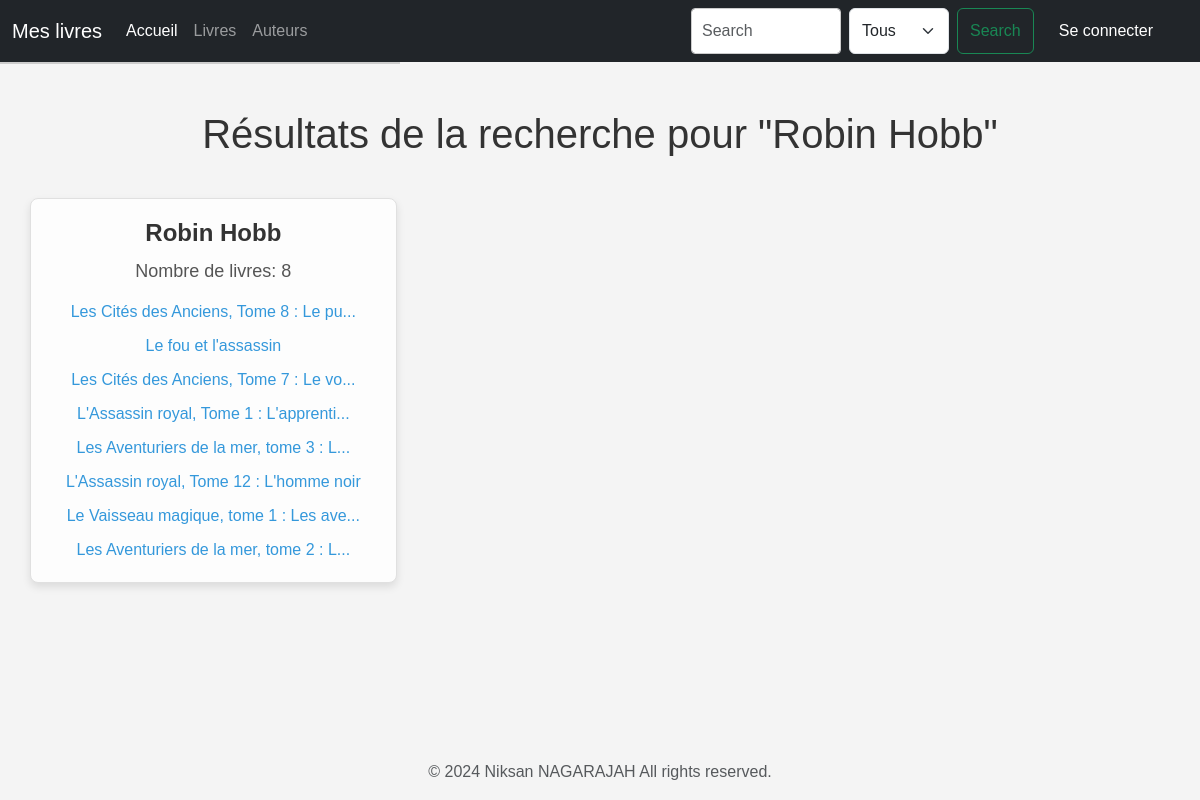
The app's page /search?query=Robin+Hobb with its own data.
### bookInfo/models.py (models this page shows, shortened)
class Author(db.Model):
    id = db.Column(db.Integer, primary_key=True)
    name = db.Column(db.String(100))

class Book(db.Model):
    id = db.Column(db.Integer, primary_key=True)
    price = db.Column(db.Float)
    title = db.Column(db.String(100))
    url = db.Column(db.String(100))
    img = db.Column(db.String(100))
    author_id = db.Column(db.Integer, db.ForeignKey("author.id"))
    author = db.relationship("Author", backref=db.backref("books", lazy="dynamic"))
    avis_livre = db.relationship('User', secondary=book_avis, lazy='dynamic', backref=db.backref('avis_de', lazy='dynamic'))

### bookInfo/views.py (the view)
@app.route("/search", methods=["GET"])
def search():
    query = request.args.get('query', '')
    filter_type = request.args.get('filter', 'all')
    if not query:
        results = []
    else:
        if filter_type == 'books':
            results = Book.query.filter(Book.title.ilike(f"%{query}%")).all()
        elif filter_type == 'authors':
            results = Author.query.filter(Author.name.ilike(f"%{query}%")).all()
        else:
            books = Book.query.filter(Book.title.ilike(f"%{query}%")).all()
            authors = Author.query.filter(Author.name.ilike(f"%{query}%")).all()
            results = books + authors
    return render_template(
        'search_results.html',
        query=query,
        results=results,
        filter_type=filter_type
    )

### bookInfo/templates/search_results.html (shortened to what this page needs)
{% extends "base.html" %}
{% block main %}
<div class="favorites-container">
    <h1>Résultats de la recherche pour "{{ query }}"</h1>
    {% if results %}
        <div class="favorites-list">
            {% for result in results %}
                {% if result.__tablename__ == 'book' %}
                <a href="{{ url_for('detail', id=result.id) }}" class="book-link">
                    <div class="book-card">
                        <div class="book-image">
                            <img src="{{ url_for('static', filename='images/'+result.img)}}" alt="{{ result.title }}" title="{{ result.title }}">
                        </div>
                        <div class="detail-book">
                            <h2 class="book-title">{{ result.title }}</h2>
                            <p class="book-author">Auteur: <span>{{ result.author.name }}</span></p>
                            <p class="book-price">Prix: <span>{{ result.price }} €</span></p>
                        </div>
                    </div>
                </a>
                {% elif result.__tablename__ == 'author' %}
                <div class="author-card">
                    <h2 class="author-name">{{ result.name }}</h2>
                    <p class="author-books-count">Nombre de livres: {{ result.books.all()|length }}</p>
                    <ul class="author-books-list">
                        {% for book in result.books %}
                        <li>
                            <a href="{{ url_for('detail', id=book.id) }}">{{ book.title }}</a>
                        </li>
                        {% endfor %}
                    </ul>
                </div>
                {% endif %}
            {% endfor %}
        </div>
    {% else %}
        <p>Aucun résultat trouvé.</p>
    {% endif %}
</div>
{% endblock %}

### bookInfo/static/home.css (style rules this page uses)
h1 { color: red; }
a { text-decoration: none; }
body { background-color: #f4f4f4; font-family: Arial, sans-serif; margin: 0; padding: 0; }
h1 { text-align: center; margin-bottom: 30px; color: #333; }
.favorites-container { max-width: 1200px; margin: 20px auto; padding: 20px; }
.favorites-list { display: grid; grid-template-columns: repeat(auto-fill, minmax(250px, 1fr)); gap: 20px; padding: 10px; }
.author-card { padding: 20px; background-color: #fdfdfd; border: 1px solid #e0e0e0; border-radius: 8px; box-shadow: 0 4px 8px rgba(0, 0, 0, 0.1); transition: transform 0.3s, box-shadow 0.3s; margin-bottom: 20px; text-align: center; }
.author-name { font-size: 24px; font-weight: bold; color: #333; margin-bottom: 10px; }
.author-books-count { font-size: 18px; color: #555; margin-bottom: 15px; }
.author-books-list { list-style: none; padding: 0; margin: 0; display: flex; flex-direction: column; gap: 10px; }
.author-books-list a { font-size: 16px; color: #3498db; text-decoration: none; transition: color 0.3s ease; }
@media (min-width: 768px) { .favorites-list { grid-template-columns: repeat(auto-fill, minmax(300px, 1fr)); } }

### records on screen
Author: name "Robin Hobb", books.all|length "8"
Book: title "Les Cités des Anciens, Tome 8 : Le pu..."
Book: title "Le fou et l'assassin"
Book: title "Les Cités des Anciens, Tome 7 : Le vo..."
Book: title "L'Assassin royal, Tome 1 : L'apprenti..."
Book: title "Les Aventuriers de la mer, tome 3 : L..."
Book: title "L'Assassin royal, Tome 12 : L'homme noir"
Book: title "Le Vaisseau magique, tome 1 : Les ave..."
Book: title "Les Aventuriers de la mer, tome 2 : L..."
